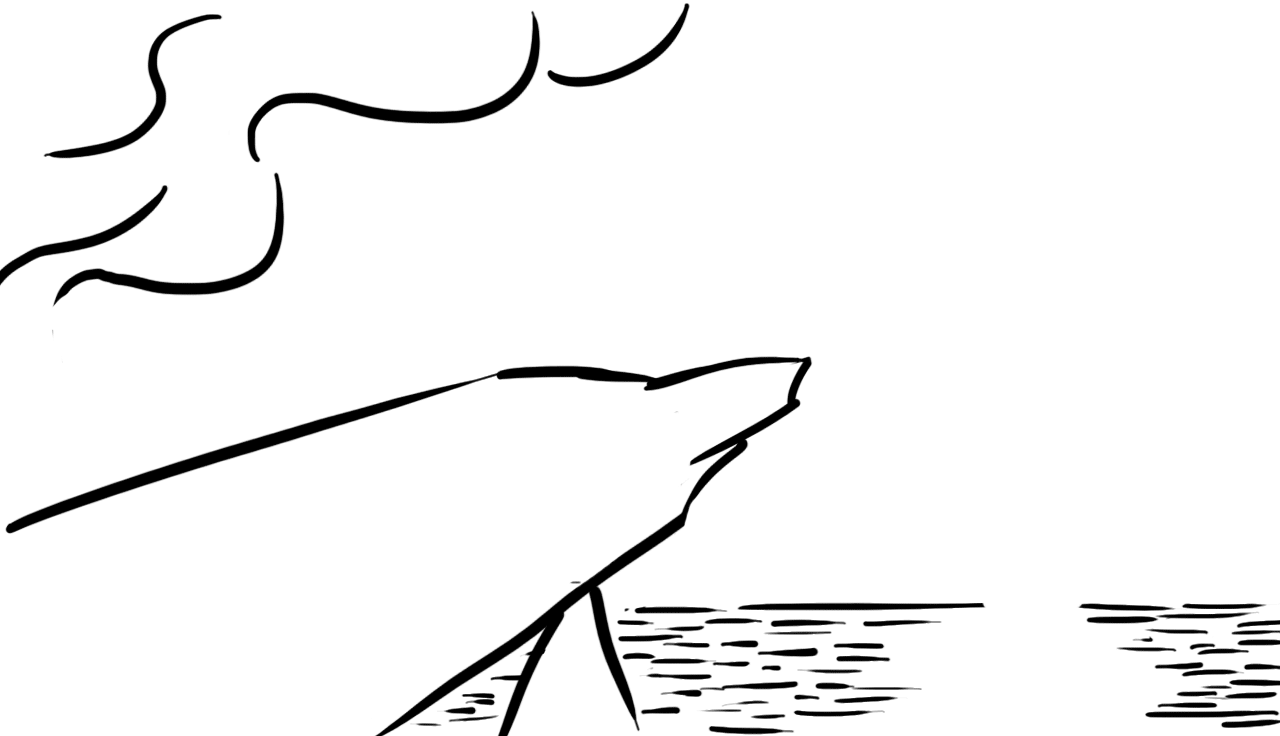

A 2D game scene composited from a Tiled map and its tileset images. What follows is a short description and the map's XML, with each tile layer's data collapsed to a summary:
An orthogonal 40x23 tile map with 32x32 px tiles, 1 tile layer (background) and 1 object.

<map version="1.0" orientation="orthogonal" renderorder="right-down" width="40" height="23" tilewidth="32" tileheight="32" nextobjectid="2">
 <tileset firstgid="1" name="Zone-5" tilewidth="32" tileheight="32">
  <image source="Zone-5.png" width="1280" height="736" />
 </tileset>
 <layer name="background" width="40" height="23">
  <data>[920 cells, 920 non-empty, 920 distinct tile ids]</data>
 </layer>
 <objectgroup name="colision">
  <object id="1" x="1" y="733">
   <polyline points="0,0 802,-360" />
  </object>
 </objectgroup>
</map>